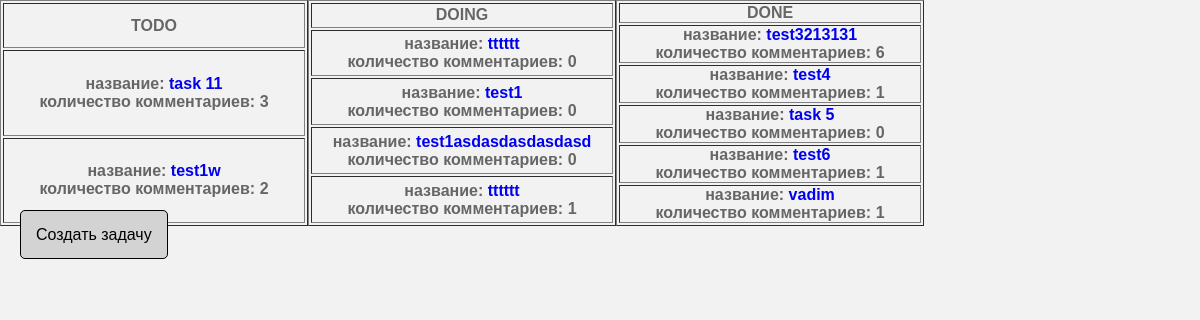
The page /Task/index.php on the database its author committed.
### tables this page shows
CREATE TABLE `tasks` (
  `id` int(11) NOT NULL,
  `title` varchar(100) NOT NULL,
  `description` varchar(200) NOT NULL,
  `status` varchar(30) NOT NULL,
  `date` datetime NOT NULL DEFAULT CURRENT_TIMESTAMP
);

### Task/index.php (the view)
<?
require_once "includes/config.php";
$sql_TODO = "SELECT * FROM `tasks` WHERE `status` = 'TODO'";
$result_TODO = mysqli_query($connection, $sql_TODO);
$sql_DOING = "SELECT * FROM `tasks` WHERE `status` = 'DOING'";
$result_DOING = mysqli_query($connection, $sql_DOING);
$sql_DONE = "SELECT * FROM `tasks` WHERE `status` = 'DONE'";
$result_DONE = mysqli_query($connection, $sql_DONE);
?>
<link rel="stylesheet" href="assets/css/styles.css">
<div style="display: flex">
    <table border="1" cellpadding="5">
        <tr>
            <th style="width: 300px">
                TODO
            </th>
        </tr>
        <? foreach ($result_TODO as $res) { ?>
            <tr>
                <th>
                    название: <a href="updateTask.php?id=<?= $res['id'] ?>"><?= $res['title'] ?></a> <br>
                    <? $comment = mysqli_fetch_array(mysqli_query($connection, "SELECT count(*) FROM comments WHERE task_id = " . $res['id']))  ?>
                    количество комментариев: <?= $comment[0] ?>
                </th>
            </tr>
        <? } ?>
    </table>
    <table border="1" cellpadding="5">
        <tr>
            <th style="width: 300px">
                DOING
            </th>
        </tr>
        <? foreach ($result_DOING as $res) { ?>
            <tr>
                <th>
                    название: <a href="updateTask.php?id=<?= $res['id'] ?>"><?= $res['title'] ?></a> <br>
                    <? $comment = mysqli_fetch_array(mysqli_query($connection, "SELECT count(*) FROM comments WHERE task_id = " . $res['id']))  ?>
                    количество комментариев: <?= $comment[0] ?>
                </th>
            </tr>
        <? } ?>
    </table>
    <table border="1" cellpadding="5">
        <tr>
            <th style="width: 300px">
                DONE
            </th>
        </tr>
        <? foreach ($result_DONE as $res) { ?>
            <tr>
                <th>
                    название: <a href="updateTask.php?id=<?= $res['id'] ?>"><?= $res['title'] ?></a> <br>
                    <? $comment = mysqli_fetch_array(mysqli_query($connection, "SELECT count(*) FROM comments WHERE task_id = " . $res['id']))  ?>
                    количество комментариев: <?= $comment[0] ?>
                </th>
            </tr>
        <? } ?>
    </table>
</div>
<a class="create__task" href="createTask.php">Создать задачу</a>

### Task/assets/css/styles.css (style rules this page uses)
* { margin:0; padding:0; }
a, a:visited { text-decoration:none; outline:none; }
.create__task { margin-left: 20px; border: 1px solid black; padding: 15px; font-size: 16px; color: black; background: lightgray; font-weight: 400; border-radius: 5px; }

### rows shown on the page
tasks: title "task 11", comment "3"
tasks: title "test1w", comment "2"
tasks: title "tttttt", comment "0"
tasks: title "test1", comment "0"
tasks: title "test1asdasdasdasdasd", comment "0"
tasks: title "tttttt", comment "1"
tasks: title "test3213131", comment "6"
tasks: title "test4", comment "1"
tasks: title "task 5", comment "0"
tasks: title "test6", comment "1"
tasks: title "vadim", comment "1"
